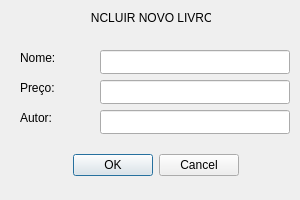
<?xml version="1.0" encoding="UTF-8"?>
<ui version="4.0">
 <class>IncluirLivro</class>
 <widget class="QDialog" name="IncluirLivro">
  <property name="geometry">
   <rect>
    <x>0</x>
    <y>0</y>
    <width>300</width>
    <height>200</height>
   </rect>
  </property>
  <property name="windowTitle">
   <string>Incluir Livro</string>
  </property>
  <property name="windowIcon">
   <iconset theme="QIcon::ThemeIcon::AddressBookNew"/>
  </property>
  <widget class="QDialogButtonBox" name="buttonBox">
   <property name="geometry">
    <rect>
     <x>50</x>
     <y>140</y>
     <width>211</width>
     <height>51</height>
    </rect>
   </property>
   <property name="orientation">
    <enum>Qt::Orientation::Horizontal</enum>
   </property>
   <property name="standardButtons">
    <set>QDialogButtonBox::StandardButton::Cancel|QDialogButtonBox::StandardButton::Ok</set>
   </property>
   <property name="centerButtons">
    <bool>true</bool>
   </property>
  </widget>
  <widget class="QLabel" name="Titulo">
   <property name="geometry">
    <rect>
     <x>90</x>
     <y>10</y>
     <width>121</width>
     <height>16</height>
    </rect>
   </property>
   <property name="text">
    <string>INCLUIR NOVO LIVRO</string>
   </property>
   <property name="alignment">
    <set>Qt::AlignmentFlag::AlignCenter</set>
   </property>
  </widget>
  <widget class="QLabel" name="Nome">
   <property name="geometry">
    <rect>
     <x>20</x>
     <y>50</y>
     <width>50</width>
     <height>16</height>
    </rect>
   </property>
   <property name="text">
    <string>Nome:</string>
   </property>
  </widget>
  <widget class="QLabel" name="Preco">
   <property name="geometry">
    <rect>
     <x>20</x>
     <y>80</y>
     <width>50</width>
     <height>16</height>
    </rect>
   </property>
   <property name="text">
    <string>Preço:</string>
   </property>
  </widget>
  <widget class="QLabel" name="Duracao">
   <property name="geometry">
    <rect>
     <x>20</x>
     <y>110</y>
     <width>70</width>
     <height>16</height>
    </rect>
   </property>
   <property name="text">
    <string>Autor:</string>
   </property>
  </widget>
  <widget class="QLineEdit" name="Nome_value">
   <property name="geometry">
    <rect>
     <x>100</x>
     <y>50</y>
     <width>190</width>
     <height>24</height>
    </rect>
   </property>
  </widget>
  <widget class="QLineEdit" name="Preco_value">
   <property name="geometry">
    <rect>
     <x>100</x>
     <y>80</y>
     <width>190</width>
     <height>24</height>
    </rect>
   </property>
  </widget>
  <widget class="QLineEdit" name="Especifico_value">
   <property name="geometry">
    <rect>
     <x>100</x>
     <y>110</y>
     <width>190</width>
     <height>24</height>
    </rect>
   </property>
  </widget>
 </widget>
 <resources/>
 <connections>
  <connection>
   <sender>buttonBox</sender>
   <signal>accepted()</signal>
   <receiver>IncluirLivro</receiver>
   <slot>accept()</slot>
   <hints>
    <hint type="sourcelabel">
     <x>248</x>
     <y>254</y>
    </hint>
    <hint type="destinationlabel">
     <x>157</x>
     <y>274</y>
    </hint>
   </hints>
  </connection>
  <connection>
   <sender>buttonBox</sender>
   <signal>rejected()</signal>
   <receiver>IncluirLivro</receiver>
   <slot>reject()</slot>
   <hints>
    <hint type="sourcelabel">
     <x>316</x>
     <y>260</y>
    </hint>
    <hint type="destinationlabel">
     <x>286</x>
     <y>274</y>
    </hint>
   </hints>
  </connection>
 </connections>
</ui>
